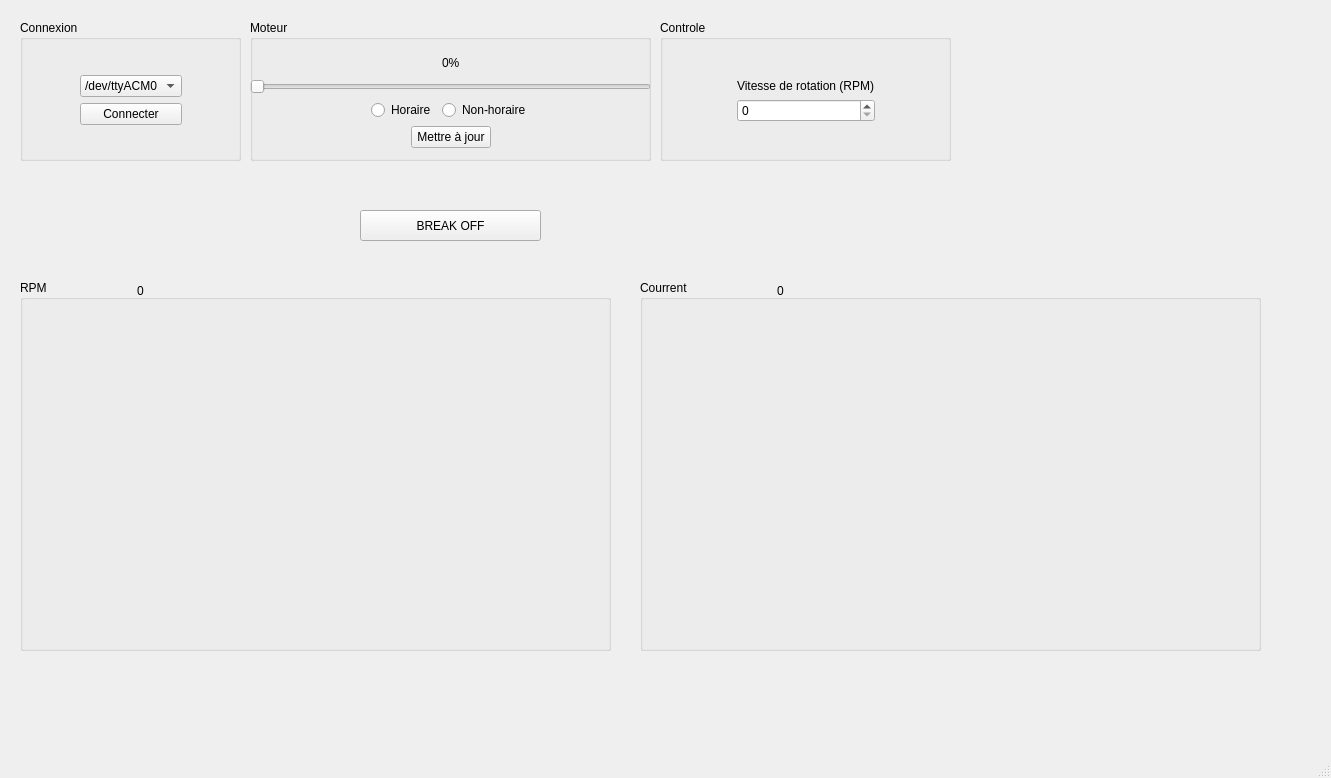
<?xml version="1.0" encoding="UTF-8"?>
<ui version="4.0">
 <class>MainWindow</class>
 <widget class="QMainWindow" name="MainWindow">
  <property name="geometry">
   <rect>
    <x>0</x>
    <y>0</y>
    <width>1331</width>
    <height>778</height>
   </rect>
  </property>
  <property name="windowTitle">
   <string>MainWindow</string>
  </property>
  <widget class="QWidget" name="centralwidget">
   <widget class="QGroupBox" name="groupBox">
    <property name="geometry">
     <rect>
      <x>20</x>
      <y>20</y>
      <width>221</width>
      <height>141</height>
     </rect>
    </property>
    <property name="title">
     <string>Connexion</string>
    </property>
    <widget class="QWidget" name="gridLayoutWidget">
     <property name="geometry">
      <rect>
       <x>0</x>
       <y>20</y>
       <width>221</width>
       <height>121</height>
      </rect>
     </property>
     <layout class="QGridLayout" name="gridLayout">
      <item row="1" column="1">
       <widget class="QComboBox" name="boxPorta">
        <item>
         <property name="text">
          <string>/dev/ttyACM0</string>
         </property>
        </item>
        <item>
         <property name="text">
          <string>/dev/ttyACM1</string>
         </property>
        </item>
       </widget>
      </item>
      <item row="1" column="0">
       <spacer name="horizontalSpacer">
        <property name="orientation">
         <enum>Qt::Horizontal</enum>
        </property>
        <property name="sizeHint" stdset="0">
         <size>
          <width>40</width>
          <height>20</height>
         </size>
        </property>
       </spacer>
      </item>
      <item row="2" column="1">
       <widget class="QPushButton" name="btnConectar">
        <property name="text">
         <string>Connecter</string>
        </property>
       </widget>
      </item>
      <item row="1" column="2">
       <spacer name="horizontalSpacer_2">
        <property name="orientation">
         <enum>Qt::Horizontal</enum>
        </property>
        <property name="sizeHint" stdset="0">
         <size>
          <width>40</width>
          <height>20</height>
         </size>
        </property>
       </spacer>
      </item>
      <item row="0" column="1">
       <spacer name="verticalSpacer">
        <property name="orientation">
         <enum>Qt::Vertical</enum>
        </property>
        <property name="sizeHint" stdset="0">
         <size>
          <width>20</width>
          <height>40</height>
         </size>
        </property>
       </spacer>
      </item>
      <item row="3" column="1">
       <spacer name="verticalSpacer_2">
        <property name="orientation">
         <enum>Qt::Vertical</enum>
        </property>
        <property name="sizeHint" stdset="0">
         <size>
          <width>20</width>
          <height>40</height>
         </size>
        </property>
       </spacer>
      </item>
     </layout>
    </widget>
   </widget>
   <widget class="QGroupBox" name="groupBox_2">
    <property name="geometry">
     <rect>
      <x>250</x>
      <y>20</y>
      <width>401</width>
      <height>141</height>
     </rect>
    </property>
    <property name="title">
     <string>Moteur</string>
    </property>
    <widget class="QWidget" name="gridLayoutWidget_3">
     <property name="geometry">
      <rect>
       <x>0</x>
       <y>20</y>
       <width>401</width>
       <height>121</height>
      </rect>
     </property>
     <layout class="QGridLayout" name="gridLayout_3">
      <item row="4" column="1">
       <layout class="QHBoxLayout" name="horizontalLayout_2">
        <item>
         <spacer name="horizontalSpacer_4">
          <property name="orientation">
           <enum>Qt::Horizontal</enum>
          </property>
          <property name="sizeHint" stdset="0">
           <size>
            <width>40</width>
            <height>20</height>
           </size>
          </property>
         </spacer>
        </item>
        <item>
         <widget class="QPushButton" name="btnEnviar">
          <property name="text">
           <string>Mettre à jour</string>
          </property>
         </widget>
        </item>
        <item>
         <spacer name="horizontalSpacer_3">
          <property name="orientation">
           <enum>Qt::Horizontal</enum>
          </property>
          <property name="sizeHint" stdset="0">
           <size>
            <width>40</width>
            <height>20</height>
           </size>
          </property>
         </spacer>
        </item>
       </layout>
      </item>
      <item row="1" column="1">
       <layout class="QHBoxLayout" name="horizontalLayout_3">
        <item>
         <spacer name="horizontalSpacer_6">
          <property name="orientation">
           <enum>Qt::Horizontal</enum>
          </property>
          <property name="sizeHint" stdset="0">
           <size>
            <width>40</width>
            <height>20</height>
           </size>
          </property>
         </spacer>
        </item>
        <item>
         <widget class="QLabel" name="labelPWM">
          <property name="text">
           <string>0%</string>
          </property>
         </widget>
        </item>
        <item>
         <spacer name="horizontalSpacer_5">
          <property name="orientation">
           <enum>Qt::Horizontal</enum>
          </property>
          <property name="sizeHint" stdset="0">
           <size>
            <width>40</width>
            <height>20</height>
           </size>
          </property>
         </spacer>
        </item>
       </layout>
      </item>
      <item row="3" column="2">
       <spacer name="horizontalSpacer_7">
        <property name="orientation">
         <enum>Qt::Horizontal</enum>
        </property>
        <property name="sizeHint" stdset="0">
         <size>
          <width>40</width>
          <height>20</height>
         </size>
        </property>
       </spacer>
      </item>
      <item row="5" column="1">
       <spacer name="verticalSpacer_3">
        <property name="orientation">
         <enum>Qt::Vertical</enum>
        </property>
        <property name="sizeHint" stdset="0">
         <size>
          <width>20</width>
          <height>40</height>
         </size>
        </property>
       </spacer>
      </item>
      <item row="3" column="1">
       <layout class="QHBoxLayout" name="horizontalLayout">
        <item>
         <widget class="QRadioButton" name="radioHorario">
          <property name="text">
           <string>Horaire</string>
          </property>
         </widget>
        </item>
        <item>
         <widget class="QRadioButton" name="radioAnti">
          <property name="text">
           <string>Non-horaire</string>
          </property>
         </widget>
        </item>
       </layout>
      </item>
      <item row="2" column="0" colspan="3">
       <widget class="QSlider" name="sliderPWM">
        <property name="maximum">
         <number>100</number>
        </property>
        <property name="orientation">
         <enum>Qt::Horizontal</enum>
        </property>
       </widget>
      </item>
      <item row="3" column="0">
       <spacer name="horizontalSpacer_8">
        <property name="orientation">
         <enum>Qt::Horizontal</enum>
        </property>
        <property name="sizeHint" stdset="0">
         <size>
          <width>40</width>
          <height>20</height>
         </size>
        </property>
       </spacer>
      </item>
      <item row="0" column="1">
       <spacer name="verticalSpacer_4">
        <property name="orientation">
         <enum>Qt::Vertical</enum>
        </property>
        <property name="sizeHint" stdset="0">
         <size>
          <width>20</width>
          <height>40</height>
         </size>
        </property>
       </spacer>
      </item>
     </layout>
    </widget>
   </widget>
   <widget class="QGroupBox" name="groupBox_3">
    <property name="geometry">
     <rect>
      <x>20</x>
      <y>280</y>
      <width>591</width>
      <height>371</height>
     </rect>
    </property>
    <property name="title">
     <string>RPM</string>
    </property>
    <widget class="QWidget" name="gridLayoutWidget_2">
     <property name="geometry">
      <rect>
       <x>0</x>
       <y>20</y>
       <width>591</width>
       <height>351</height>
      </rect>
     </property>
     <layout class="QGridLayout" name="gridLayout_2">
      <item row="0" column="0">
       <widget class="QCustomPlot" name="graficoRPM" native="true"/>
      </item>
     </layout>
    </widget>
    <widget class="QWidget" name="horizontalLayoutWidget_4">
     <property name="geometry">
      <rect>
       <x>40</x>
       <y>0</y>
       <width>160</width>
       <height>22</height>
      </rect>
     </property>
     <layout class="QHBoxLayout" name="horizontalLayout_4">
      <item>
       <spacer name="horizontalSpacer_9">
        <property name="orientation">
         <enum>Qt::Horizontal</enum>
        </property>
        <property name="sizeHint" stdset="0">
         <size>
          <width>40</width>
          <height>20</height>
         </size>
        </property>
       </spacer>
      </item>
      <item>
       <widget class="QLabel" name="lblVelocidade">
        <property name="text">
         <string>0</string>
        </property>
       </widget>
      </item>
      <item>
       <spacer name="horizontalSpacer_10">
        <property name="orientation">
         <enum>Qt::Horizontal</enum>
        </property>
        <property name="sizeHint" stdset="0">
         <size>
          <width>40</width>
          <height>20</height>
         </size>
        </property>
       </spacer>
      </item>
     </layout>
    </widget>
   </widget>
   <widget class="QGroupBox" name="groupBox_4">
    <property name="geometry">
     <rect>
      <x>640</x>
      <y>280</y>
      <width>621</width>
      <height>371</height>
     </rect>
    </property>
    <property name="title">
     <string>Courrent</string>
    </property>
    <widget class="QWidget" name="gridLayoutWidget_4">
     <property name="geometry">
      <rect>
       <x>0</x>
       <y>20</y>
       <width>621</width>
       <height>351</height>
      </rect>
     </property>
     <layout class="QGridLayout" name="gridLayout_4">
      <item row="0" column="0">
       <widget class="QCustomPlot" name="graficoCorrente" native="true"/>
      </item>
     </layout>
    </widget>
    <widget class="QWidget" name="horizontalLayoutWidget_5">
     <property name="geometry">
      <rect>
       <x>60</x>
       <y>0</y>
       <width>160</width>
       <height>22</height>
      </rect>
     </property>
     <layout class="QHBoxLayout" name="horizontalLayout_5">
      <item>
       <spacer name="horizontalSpacer_11">
        <property name="orientation">
         <enum>Qt::Horizontal</enum>
        </property>
        <property name="sizeHint" stdset="0">
         <size>
          <width>40</width>
          <height>20</height>
         </size>
        </property>
       </spacer>
      </item>
      <item>
       <widget class="QLabel" name="lblCorrente">
        <property name="text">
         <string>0</string>
        </property>
       </widget>
      </item>
      <item>
       <spacer name="horizontalSpacer_12">
        <property name="orientation">
         <enum>Qt::Horizontal</enum>
        </property>
        <property name="sizeHint" stdset="0">
         <size>
          <width>40</width>
          <height>20</height>
         </size>
        </property>
       </spacer>
      </item>
     </layout>
    </widget>
   </widget>
   <widget class="QGroupBox" name="groupBox_5">
    <property name="geometry">
     <rect>
      <x>660</x>
      <y>20</y>
      <width>291</width>
      <height>141</height>
     </rect>
    </property>
    <property name="title">
     <string>Controle</string>
    </property>
    <widget class="QWidget" name="gridLayoutWidget_5">
     <property name="geometry">
      <rect>
       <x>0</x>
       <y>20</y>
       <width>291</width>
       <height>121</height>
      </rect>
     </property>
     <layout class="QGridLayout" name="gridLayout_5">
      <item row="0" column="2">
       <spacer name="horizontalSpacer_13">
        <property name="orientation">
         <enum>Qt::Horizontal</enum>
        </property>
        <property name="sizeHint" stdset="0">
         <size>
          <width>40</width>
          <height>20</height>
         </size>
        </property>
       </spacer>
      </item>
      <item row="0" column="1">
       <layout class="QVBoxLayout" name="verticalLayout">
        <item>
         <spacer name="verticalSpacer_5">
          <property name="orientation">
           <enum>Qt::Vertical</enum>
          </property>
          <property name="sizeHint" stdset="0">
           <size>
            <width>20</width>
            <height>40</height>
           </size>
          </property>
         </spacer>
        </item>
        <item>
         <widget class="QLabel" name="label">
          <property name="text">
           <string>Vitesse de rotation (RPM)</string>
          </property>
         </widget>
        </item>
        <item>
         <widget class="QSpinBox" name="speedBox">
          <property name="maximum">
           <number>4000</number>
          </property>
         </widget>
        </item>
        <item>
         <spacer name="verticalSpacer_6">
          <property name="orientation">
           <enum>Qt::Vertical</enum>
          </property>
          <property name="sizeHint" stdset="0">
           <size>
            <width>20</width>
            <height>40</height>
           </size>
          </property>
         </spacer>
        </item>
       </layout>
      </item>
      <item row="0" column="0">
       <spacer name="horizontalSpacer_14">
        <property name="orientation">
         <enum>Qt::Horizontal</enum>
        </property>
        <property name="sizeHint" stdset="0">
         <size>
          <width>40</width>
          <height>20</height>
         </size>
        </property>
       </spacer>
      </item>
     </layout>
    </widget>
   </widget>
   <widget class="QPushButton" name="breakButton">
    <property name="geometry">
     <rect>
      <x>360</x>
      <y>210</y>
      <width>181</width>
      <height>31</height>
     </rect>
    </property>
    <property name="text">
     <string>BREAK OFF</string>
    </property>
    <property name="checkable">
     <bool>true</bool>
    </property>
   </widget>
  </widget>
  <widget class="QMenuBar" name="menubar">
   <property name="geometry">
    <rect>
     <x>0</x>
     <y>0</y>
     <width>1331</width>
     <height>20</height>
    </rect>
   </property>
  </widget>
  <widget class="QStatusBar" name="statusbar"/>
 </widget>
 <customwidgets>
  <customwidget>
   <class>QCustomPlot</class>
   <extends>QWidget</extends>
   <header>qcustomplot.h</header>
   <container>1</container>
  </customwidget>
 </customwidgets>
 <resources/>
 <connections/>
</ui>
